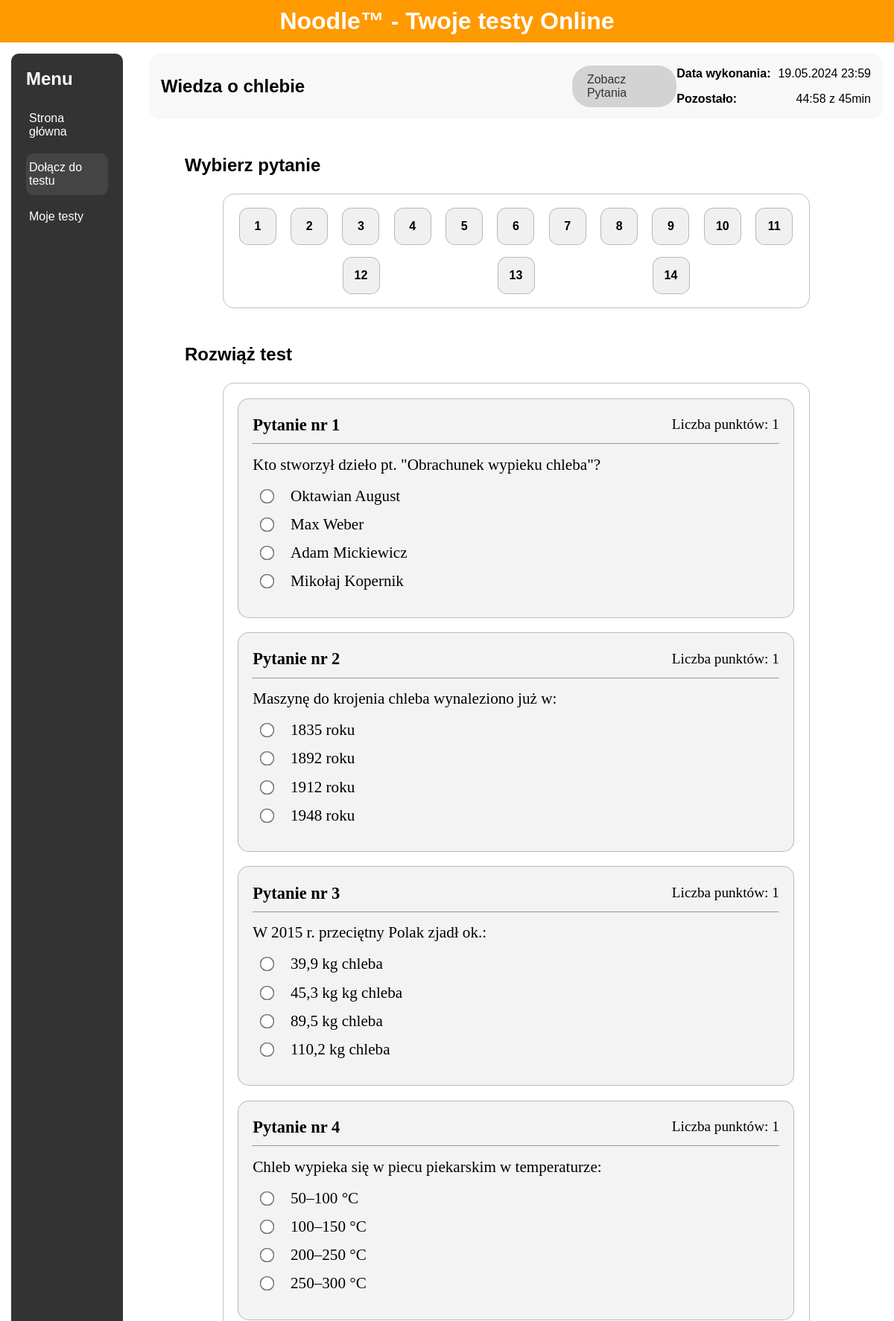
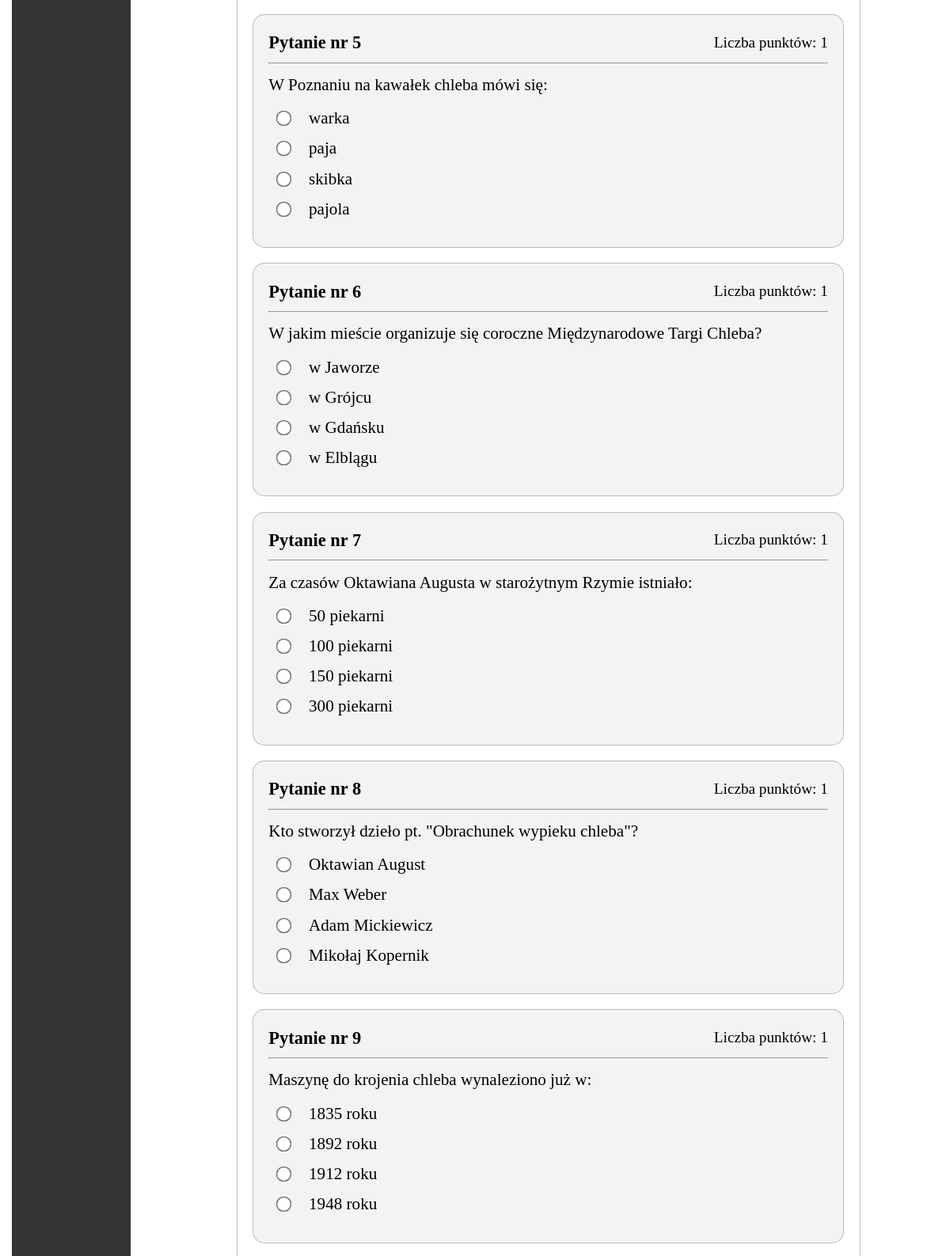
Screenshot of /Strona/html/test.php?kod=Wiedzaochl13 (upper part) with the database file from the repository (2 pictures, top to bottom).
### tables this page shows
CREATE TABLE `testy_stworzone` (
  `id` int(11) NOT NULL,
  `autor` int(11) NOT NULL,
  `przedmiot` int(11) NOT NULL,
  `prywatnosc` tinyint(1) NOT NULL,
  `tytuł` varchar(50) DEFAULT NULL,
  `data_stworzenia` date NOT NULL
);

CREATE TABLE `pytania` (
  `id` int(11) NOT NULL,
  `tresc` varchar(1000) NOT NULL,
  `przedmiot_id` int(11) NOT NULL,
  `kategoria_id` int(11) NOT NULL,
  `poziom_id` int(11) NOT NULL,
  `zdjecie` varchar(50) DEFAULT NULL,
  `autor` int(11) NOT NULL,
  `prywatnosc` tinyint(1) NOT NULL,
  `typ_pytania` int(11) NOT NULL
);

CREATE TABLE `odpowiedzi` (
  `id` int(11) NOT NULL,
  `id_pytania` int(11) NOT NULL,
  `tresc` varchar(250) NOT NULL,
  `poprawnosc` tinyint(1) NOT NULL
);

### Strona/html/test.php (the view, shortened to what this page needs)
<!DOCTYPE html>
<html lang="en">
<head>
<link rel="stylesheet" href="styles.css">
</head>
<?php
  $servername = "localhost";
  $username = "root";
  $password = "";
  $dbname = "baza";
  $conn = new mysqli($servername, $username, $password, $dbname);
  $kod_testu = $_GET['kod'];
  $get_test_id = "SELECT id_testu FROM `testy_przeprowadzane` WHERE kod_testu = '$kod_testu'";
  $result = $conn->query($get_test_id);
  if ($result->num_rows > 0) {
    $row = $result->fetch_assoc();
    $id_testu = $row['id_testu'];
    $get_test_title = $conn->query("SELECT tytuł FROM testy_stworzone WHERE id = '$id_testu';");
    $title_row = $get_test_title->fetch_assoc();
    $test_title = $title_row['tytuł'];
  }
  $get_type = "SELECT id, nazwa_typu FROM typ_pytania;";
  $type_result = $conn->query($get_type);
  if ($type_result->num_rows > 0) {
    while($row = $type_result->fetch_assoc()) {
      if($row['nazwa_typu'] == 'Zamkniete') {
        $zamkniete = $row['id'];
      }
      elseif($row['nazwa_typu'] == 'Otwarte') {
        $otwarte = $row['id'];
      }
      elseif($row['nazwa_typu'] == 'Wielokrotnego') {
        $wielokrotnego = $row['id'];
      }
    }
  }
?>
<body>
<div class="wrapper">
  <div class="header-content" id="head">
    <h1>Noodle™ - Twoje testy Online</h1>
  </div>
  <div class="container" id="con">
    <div class="sidebar" id="menu">
      <ul>
        <h2>Menu</h2>
        <li><a href="../index.php">Strona główna</a></li>
        <li ><a href="panel_ucznia/dolacz_kod.php" class="aktualna-strona">Dołącz do testu</a></li>
        <li><a href="panel_ucznia/moje_testy.php" >Moje testy</a></li>
      </ul>
    </div>
    <div class="main-content" id="main">
    <div class="teststicky">
                <div style="display: flex; justify-content: left;align-items:center;max-width:70%;">
                  <?php
                    echo "<h2>" . $test_title . "</h2>";
                  ?>
                </div>
                <div style="display: flex; justify-content: space-between; align-items:center;min-width:30%;">
                    <div class="rounded-button">
                      <a href="#wybierz-pytanie">Zobacz Pytania</a>
                    </div>
                    <div style="min-width: 65%;">
                        <div style="display: flex; justify-content: space-between; align-items:center;padding-bottom: 1em">
                            <p style="font-weight: bold;">Data wykonania:</p>
                            <p id="data-wykonania" style="text-align: right;"></p>
                        </div>
                        <div style="display: flex; justify-content: space-between; align-items:center;">
                            <p style="font-weight: bold;">Pozostało:</p>
                            <p id="pozostalo" style="text-align: right;"></p>
                        </div>
                    </div>
                </div>
            </div>
      <div class="haslo">
      <h2 id="wybierz-pytanie" style="padding: 2em;padding-bottom:1em;text-align:left;width:100%">Wybierz pytanie</h2>
      <div class="rounded-container">
        <?php
          $count_questions_sql = "SELECT COUNT(id_pytania) AS liczba_pytan FROM testy_pytania WHERE id_testu = $id_testu GROUP BY id_testu;";
          $result = $conn->query($count_questions_sql);
          if ($result->num_rows > 0) {
            $row = $result->fetch_assoc();
            for($x=1; $x <= $row['liczba_pytan']; $x++) {
              echo '<div class="number-box" data-target="' . $x . '">' . $x . '</div>';
            }
          }
        ?>
      </div>
        <h2 style="padding: 2em;padding-bottom:1em;text-align:left;width:100%">Rozwiąż test</h2>
        <form method="POST" class="test" onsubmit="return confirmSubmission(event)">
          <div class="rounded-container">
            <?php
              $get_question = "SELECT p.id AS id, p.tresc, p.typ_pytania , p.zdjecie
                              FROM pytania p
                              JOIN testy_pytania tp ON p.id = tp.id_pytania
                              WHERE tp.id_testu = $id_testu;";
              $result = $conn->query($get_question);
              if ($result->num_rows > 0) {
                $num_question = 1;
                while($question_row = $result->fetch_assoc()) {
                  echo '<div class="pytanie">
                          <div class="numerpyt">
                            <h3 style="margin-bottom: 0.5em;margin-top:1em">Pytanie nr <label class="full-width" for="numer">'. $num_question . '</label></h3>
                            <h4 style="margin-bottom: 0.5em;margin-top:1em;font-weight:normal">Liczba punktów: <label class="full-width" for="numer"> 1 </label> </h4>
                          </div>
                          <hr style="margin-bottom: 0.75em;">
                          <div class="odpowiedzi">
                            <label for="tresc" style="padding-bottom: 0.5em;font-size:110%">' . $question_row['tresc'] .  '</label><br>';
                  $get_answers = "SELECT id, tresc AS odpowiedz FROM odpowiedzi WHERE id_pytania =" . $question_row['id'] . ";";
                  $answer_result = $conn->query($get_answers);
                  if ($answer_result->num_rows > 0) {
                    $answer_num = 1;
                    while ($answer_row = $answer_result->fetch_assoc()) {
                      if ($question_row['typ_pytania'] == $zamkniete) {
                        echo '<input type="radio" name="' . $question_row['id'] . '" value="' . $answer_row['id'] . '" id="' . $num_question . '_' . $answer_num . '"><label for="' . $num_question . '_' . $answer_num . '">' . $answer_row['odpowiedz'] . '</label><br>';
                      }
                      $answer_num++;
                    }
                  }
                  echo '</div>
                        </div>';
                  $num_question++;
                }
              }
            ?>
          </div>
        </form>
        </div>
  </div>
  </div>
</div>
</body>
</html>

### Strona/html/styles.css (style rules this page uses)
* { box-sizing: border-box; margin: 0; }
body { font-family: Arial, sans-serif; display: flex; min-height: 100vh; flex-direction: column; }
.header-content { background-color: #ff9900; color: #fff; padding: 10px 0; text-align: center; position: sticky; width: 100%; top: 0; z-index: 1000; }
.header-content h1 { margin: 0; }
.wrapper { flex: 1; display: flex; flex-direction: column; }
.container { display: flex; flex: 1; align-items: flex-start; }
.sidebar { display: flex; flex-direction: column; background-color: #333; color: #fff; position: sticky; width: 12%; min-width: 150px; padding: 20px; margin: 15px; margin-right: 20px; border-radius: 10px; top: 0px; left: 0; height: auto; z-index: 900; overflow-y: auto; justify-content: space-between; }
.sidebar h2 { margin-bottom: 20px; }
.sidebar ul { list-style-type: none; padding: 0; margin-bottom: 0; }
.sidebar ul li { margin-bottom: 10px; }
.sidebar ul li a { color: #fff; text-decoration: none; display: block; padding: 10px 4px; }
.aktualna-strona { background-color: #444; border-radius: 10px; }
.main-content { display: flex; flex: 1; flex-direction: column; justify-content: center; padding: 15px; flex-wrap: wrap; }
form { display: grid; grid-template-columns: 1fr 1fr; gap: 20px; margin-bottom: 20px; font-family: calibri; font-size: larger; }
.full-width { grid-column: 1 / 3; position: relative; height: 100%; }
.haslo { display: flex; align-items: center; justify-content: center; min-width: 300px; flex-direction: column; }
.haslo > form { min-width: 33.33%; }
input,textarea { padding: 1em; font-family: calibri; width: 100%; font-size: large; border: 1px solid #70707070; resize: vertical; border-radius:10px; }
.teststicky { display: flex; background-color: #f8f8f8; border-radius: 15px; position: sticky; padding: 1em; justify-content: space-between; align-items:center; z-index: 9999; }
.rounded-container { border: 1px solid #70707070; border-radius: 15px; padding: 10px; display: flex; flex-wrap: wrap; justify-content: space-evenly; align-items: center; width: 80%; }
.rounded-container .number-box { width: 1em; height: 1em; border-radius: 25%; padding: 1.5em; background-color: #f0f0f0; display: flex; justify-content: center; align-items: center; font-weight: bold; margin: 0.5em; }
.pytanie { width: 100%; border: 1px solid #70707070; border-radius: 15px; padding-left: 1em; padding-right: 1em; margin: 0.5em; background-color: #f3f3f3; }
.test { display: flex; width: 100%; align-items: center; flex-direction: column; }
.numerpyt { display: flex; justify-content: space-between; align-items: center; }
.odpowiedzi { margin-bottom: 1.5em; }
.odpowiedzi input[type="radio"] { transform: scale(1.5); margin: 0.7em; margin-right: 1.4em; width: auto; }
.odpowiedzi label { font-size: 110%; display: inline-block; }
.number-box { cursor: pointer; border: 1px solid #70707070; }
.rounded-button { display: inline-block; border-radius: 25px; background-color: lightgray; padding: 10px 20px; }
.rounded-button a { text-decoration: none; color: #333; }

### rows the page displays
testy_stworzone: tytuł "Wiedza o chlebie"
pytania: tresc "Kto stworzył dzieło pt. \"Obrachunek wypieku chleba\"?"
odpowiedzi: tresc "Oktawian August"
odpowiedzi: tresc "Max Weber"
odpowiedzi: tresc "Adam Mickiewicz"
odpowiedzi: tresc "Mikołaj Kopernik"
pytania: tresc "Maszynę do krojenia chleba wynaleziono już w:"
odpowiedzi: tresc "1835 roku"
odpowiedzi: tresc "1892 roku"
odpowiedzi: tresc "1912 roku"
odpowiedzi: tresc "1948 roku"
pytania: tresc "W 2015 r. przeciętny Polak zjadł ok.:"
odpowiedzi: tresc "39,9 kg chleba"
odpowiedzi: tresc "45,3 kg kg chleba"
odpowiedzi: tresc "89,5 kg chleba"
odpowiedzi: tresc "110,2 kg chleba"
pytania: tresc "Chleb wypieka się w piecu piekarskim w temperaturze:"
odpowiedzi: tresc "50–100 °C"
odpowiedzi: tresc "100–150 °C"
odpowiedzi: tresc "200–250 °C"
odpowiedzi: tresc "250–300 °C"
pytania: tresc "W Poznaniu na kawałek chleba mówi się:"
odpowiedzi: tresc "warka"
odpowiedzi: tresc "paja"
odpowiedzi: tresc "skibka"
odpowiedzi: tresc "pajola"
pytania: tresc "W jakim mieście organizuje się coroczne Międzynarodowe Targi Chleba?"
odpowiedzi: tresc "w Jaworze"
odpowiedzi: tresc "w Grójcu"
odpowiedzi: tresc "w Gdańsku"
odpowiedzi: tresc "w Elblągu"
pytania: tresc "Za czasów Oktawiana Augusta w starożytnym Rzymie istniało:"
odpowiedzi: tresc "50 piekarni"
odpowiedzi: tresc "100 piekarni"
odpowiedzi: tresc "150 piekarni"
odpowiedzi: tresc "300 piekarni"
